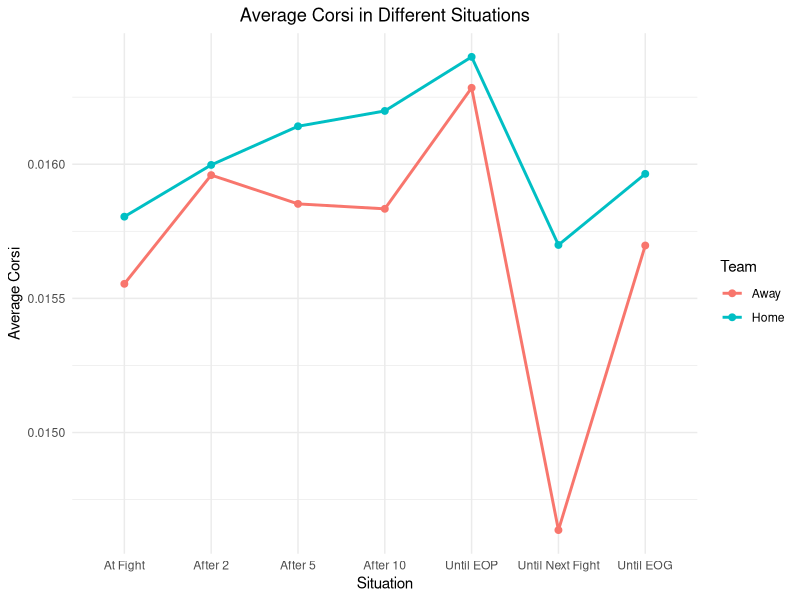

Reproduce this figure in R.
# Load necessary libraries
library(ggplot2)
library(dplyr)
library(tidyr)

# Read the CSV file
nhl_data <- read.csv("NHL_pbp_Fight_aggs3.csv")

# Calculate the averages for each relevant column
averages <- nhl_data %>%
  summarise(
    avg_away_at_fight = mean(away_corsi_at_fight, na.rm = TRUE),
    avg_home_at_fight = mean(home_corsi_at_fight, na.rm = TRUE),
    avg_away_after_2 = mean(away_corsi_after_2, na.rm = TRUE),
    avg_home_after_2 = mean(home_corsi_after_2, na.rm = TRUE),
    avg_away_after_5 = mean(away_corsi_after_5, na.rm = TRUE),
    avg_home_after_5 = mean(home_corsi_after_5, na.rm = TRUE),
    avg_away_after_10 = mean(away_corsi_after_10, na.rm = TRUE),
    avg_home_after_10 = mean(home_corsi_after_10, na.rm = TRUE),
    avg_away_until_eop = mean(away_corsi_until_eop, na.rm = TRUE),
    avg_home_until_eop = mean(home_corsi_until_eop, na.rm = TRUE),
    avg_away_until_eog = mean(away_corsi_until_eog, na.rm = TRUE),
    avg_home_until_eog = mean(home_corsi_until_eog, na.rm = TRUE),
    avg_away_until_next_fight = mean(away_corsi_until_next_fight, na.rm = TRUE),
    avg_home_until_next_fight = mean(home_corsi_until_next_fight, na.rm = TRUE)
  )
# Reshape the data for easier plotting
plot_data <- data.frame(
  Situation = c("At Fight", "After 2", "After 5", "After 10", "Until EOP", "Until EOG", "Until Next Fight"),
  Away = c(averages$avg_away_at_fight, averages$avg_away_after_2, averages$avg_away_after_5,
           averages$avg_away_after_10, averages$avg_away_until_eop, averages$avg_away_until_eog, 
           averages$avg_away_until_next_fight),
  Home = c(averages$avg_home_at_fight, averages$avg_home_after_2, averages$avg_home_after_5,
           averages$avg_home_after_10, averages$avg_home_until_eop, averages$avg_home_until_eog, 
           averages$avg_home_until_next_fight)
)

# Reshape for ggplot
plot_data_long <- plot_data %>%
  pivot_longer(cols = c(Away, Home), names_to = "Team", values_to = "Average_Corsi")
# Set the Situation column as a factor with the desired order
plot_data_long$Situation <- factor(plot_data_long$Situation, 
                                   levels = c("At Fight", "After 2", "After 5", "After 10", 
                                              "Until EOP", "Until Next Fight", "Until EOG"))

# Create the line chart
ggplot(plot_data_long, aes(x = Situation, y = Average_Corsi, color = Team, group = Team)) +
  geom_line(size = 1) +
  geom_point(size = 2) +
  theme_minimal() +
  labs(title = "Average Corsi in Different Situations",
       x = "Situation",
       y = "Average Corsi",
       color = "Team") +
  theme(plot.title = element_text(hjust = 0.5))
